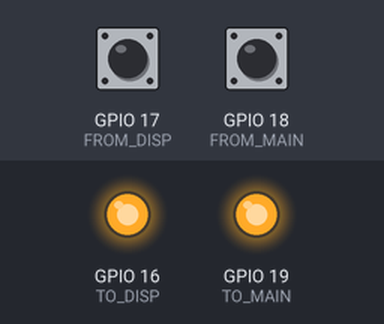
Bench run of a sketch on a simulated ESP32. Shown: output pins drawn as LEDs (lit = HIGH). Dashed ring = blinking. Inputs (shaded band) come from the test bench; at power-on: GPIO 17 (FROM_DISP) HIGH, GPIO 18 (FROM_MAIN) HIGH. What the sketch prints to the serial monitor is not drawn.

Above: at 1.2 s.
1.3 s: GPIO 17 (FROM_DISP) driven LOW
At 2.0 s:
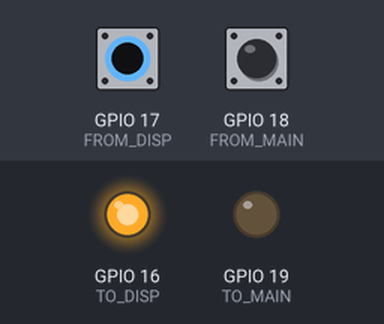
2.8 s: GPIO 18 (FROM_MAIN) driven LOW
At 3.1 s:
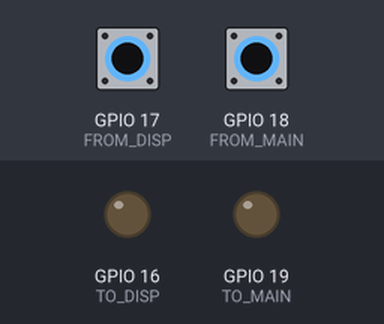
4.3 s: GPIO 17 (FROM_DISP) driven HIGH
At 5.5 s:
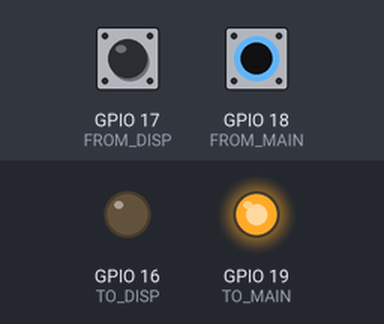
5.8 s: GPIO 18 (FROM_MAIN) driven HIGH
At 6.6 s:
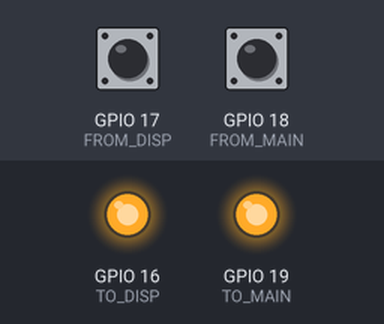
7.3 s: GPIO 17 (FROM_DISP) pulsed LOW 2 times (0.12 s each, 0.3 s apart)
At 7.51 s:
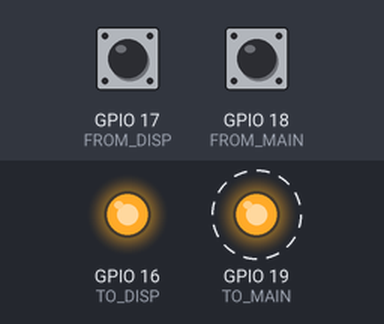
9.4 s: GPIO 18 (FROM_MAIN) pulsed LOW 5 times (0.12 s each, 0.3 s apart)
At 9.92 s:
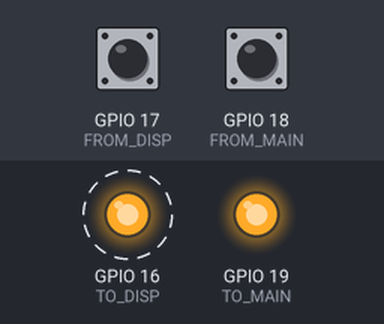
Timing chart, 0 to 12.4 s (numbered marks = the images above; inputs shaded):
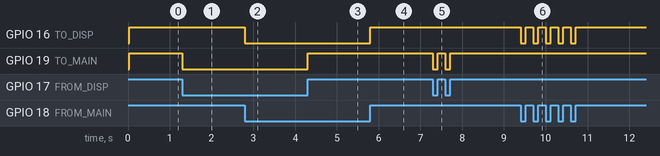

The sketch:

Demo_ESP32_Middle.ino
```cpp
// Define all I/O pins
#define FROM_DISP 17
#define TO_DISP 16
#define FROM_MAIN 18
#define TO_MAIN 19
#define RELAY 0

void setup() {
  // put your setup code here, to run once:
  Serial.begin(115200);

  pinMode(FROM_MAIN,INPUT); // Receive data from main board
  Serial.println(F("FROM_MAIN (Pin 18) Configured for main board input."));
  attachInterrupt(FROM_MAIN,PinChangeISR0,CHANGE);
  Serial.println(F("FROM_MAIN (Pin 18) ISR0 function attached."));
  pinMode(TO_DISP,OUTPUT);  // Send data to display board
  Serial.println(F("TO_DISP (Pin 16) Configured for display board output."));

  pinMode(FROM_DISP,INPUT); // Receive data from display board
  Serial.println(F("FROM_DISP (Pin 17) Configured for display board input."));
  attachInterrupt(17,PinChangeISR1,CHANGE);
  Serial.println(F("FROM_DISP (Pin 17) ISR1 function attached."));
  pinMode(TO_MAIN,OUTPUT); // Send data to main board
  Serial.println(F("TO_MAIN (Pin 19) Configured for main board output."));
  Serial.println(F(""));
  Serial.println(F("Mainboard -> Display board: r=rise f=falling"));
  Serial.println(F("Display -> Main board: R=rise F=falling"));
  Serial.println(F("NOTE: ONLY SHOWS EDGE TRANSITIONS, NO DECODE! "));

  digitalWrite(TO_DISP, HIGH); // sets the TO_DISP signal to HIGH
  digitalWrite(TO_MAIN, HIGH); // sets the TO_MAIN signal to HIGH
}

void loop() {
  Serial.println(F(""));
  delay(1000);
}

void PinChangeISR0(){                                     // Pin FROM_MAIN (Interrupt 0) service routine
  if (digitalRead(FROM_MAIN) == LOW) {
    // Falling edge
    digitalWrite(TO_DISP,LOW);
    Serial.print(F("f"));
  }

  else {
    // Rising edge
    digitalWrite(TO_DISP,HIGH);
    Serial.print(F("r"));
  }
}


void PinChangeISR1(){                                     // Pin FROM_DISP (Interrupt 1) service routine
  if (digitalRead(FROM_DISP) == LOW) {
    // Falling edge
    digitalWrite(TO_MAIN,LOW);
    Serial.print(F("F"));
  }
  else {
    // Rising edge
    digitalWrite(TO_MAIN,HIGH);
    Serial.print(F("R"));
  }
}
```

Measured:
- after the input at 1.3 s, GPIO 19 (TO_MAIN): HIGH → LOW at once
- after the input at 2.8 s, GPIO 16 (TO_DISP): HIGH → LOW at once
- after the input at 4.3 s, GPIO 19 (TO_MAIN): LOW → HIGH at once
- after the input at 5.8 s, GPIO 16 (TO_DISP): LOW → HIGH at once
- after the input at 7.3 s, GPIO 19 (TO_MAIN): alternates HIGH for 0.18 s and LOW for 0.12 s, 4 changes in all, then stays HIGH, starting at once
- after the input at 9.4 s, GPIO 16 (TO_DISP): alternates HIGH for 0.18 s and LOW for 0.12 s, 10 changes in all, then stays HIGH, starting at once
